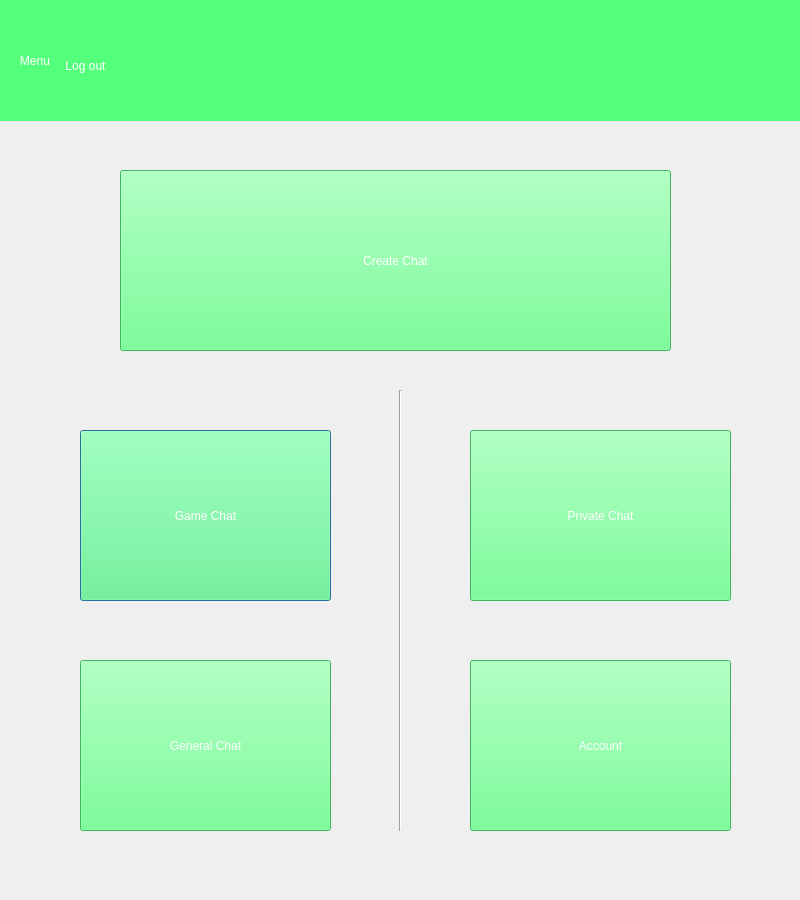
<?xml version="1.0" encoding="UTF-8"?>
<ui version="4.0">
 <class>ChatMenu</class>
 <widget class="QDialog" name="ChatMenu">
  <property name="windowModality">
   <enum>Qt::NonModal</enum>
  </property>
  <property name="geometry">
   <rect>
    <x>0</x>
    <y>0</y>
    <width>800</width>
    <height>900</height>
   </rect>
  </property>
  <property name="focusPolicy">
   <enum>Qt::ClickFocus</enum>
  </property>
  <property name="contextMenuPolicy">
   <enum>Qt::ActionsContextMenu</enum>
  </property>
  <property name="windowTitle">
   <string>Menu</string>
  </property>
  <property name="modal">
   <bool>false</bool>
  </property>
  <widget class="QPushButton" name="pushButton_Create">
   <property name="geometry">
    <rect>
     <x>120</x>
     <y>170</y>
     <width>551</width>
     <height>181</height>
    </rect>
   </property>
   <property name="cursor">
    <cursorShape>PointingHandCursor</cursorShape>
   </property>
   <property name="autoFillBackground">
    <bool>true</bool>
   </property>
   <property name="styleSheet">
    <string notr="true">background-color: rgb(84, 255, 124);
color: rgb(255, 255, 255);</string>
   </property>
   <property name="text">
    <string>Create Chat</string>
   </property>
   <property name="default">
    <bool>false</bool>
   </property>
  </widget>
  <widget class="Line" name="line">
   <property name="geometry">
    <rect>
     <x>390</x>
     <y>390</y>
     <width>20</width>
     <height>441</height>
    </rect>
   </property>
   <property name="orientation">
    <enum>Qt::Vertical</enum>
   </property>
  </widget>
  <widget class="QPushButton" name="pushButton_General">
   <property name="geometry">
    <rect>
     <x>80</x>
     <y>660</y>
     <width>251</width>
     <height>171</height>
    </rect>
   </property>
   <property name="cursor">
    <cursorShape>PointingHandCursor</cursorShape>
   </property>
   <property name="autoFillBackground">
    <bool>true</bool>
   </property>
   <property name="styleSheet">
    <string notr="true">background-color: rgb(84, 255, 124);
color: rgb(255, 255, 255);</string>
   </property>
   <property name="text">
    <string>General Chat</string>
   </property>
   <property name="default">
    <bool>true</bool>
   </property>
  </widget>
  <widget class="QPushButton" name="pushButton_Private">
   <property name="geometry">
    <rect>
     <x>470</x>
     <y>430</y>
     <width>261</width>
     <height>171</height>
    </rect>
   </property>
   <property name="cursor">
    <cursorShape>PointingHandCursor</cursorShape>
   </property>
   <property name="autoFillBackground">
    <bool>true</bool>
   </property>
   <property name="styleSheet">
    <string notr="true">background-color: rgb(84, 255, 124);
color: rgb(255, 255, 255);</string>
   </property>
   <property name="text">
    <string>Private Chat</string>
   </property>
   <property name="default">
    <bool>false</bool>
   </property>
  </widget>
  <widget class="QPushButton" name="pushButton_Game">
   <property name="geometry">
    <rect>
     <x>80</x>
     <y>430</y>
     <width>251</width>
     <height>171</height>
    </rect>
   </property>
   <property name="cursor">
    <cursorShape>PointingHandCursor</cursorShape>
   </property>
   <property name="autoFillBackground">
    <bool>true</bool>
   </property>
   <property name="styleSheet">
    <string notr="true">background-color: rgb(84, 255, 124);
color: rgb(255, 255, 255);</string>
   </property>
   <property name="text">
    <string>Game Chat</string>
   </property>
   <property name="default">
    <bool>true</bool>
   </property>
  </widget>
  <widget class="QPushButton" name="pushButton_MyAccount">
   <property name="geometry">
    <rect>
     <x>470</x>
     <y>660</y>
     <width>261</width>
     <height>171</height>
    </rect>
   </property>
   <property name="cursor">
    <cursorShape>PointingHandCursor</cursorShape>
   </property>
   <property name="autoFillBackground">
    <bool>true</bool>
   </property>
   <property name="styleSheet">
    <string notr="true">background-color: rgb(84, 255, 124);
color: rgb(255, 255, 255);</string>
   </property>
   <property name="text">
    <string>Account</string>
   </property>
   <property name="default">
    <bool>false</bool>
   </property>
  </widget>
  <widget class="QPushButton" name="pushButton_MenuBack">
   <property name="geometry">
    <rect>
     <x>30</x>
     <y>10</y>
     <width>111</width>
     <height>111</height>
    </rect>
   </property>
   <property name="cursor">
    <cursorShape>PointingHandCursor</cursorShape>
   </property>
   <property name="styleSheet">
    <string notr="true">background-color: rgb(84, 255, 124);
color: rgb(255, 255, 255);</string>
   </property>
   <property name="text">
    <string>Log out</string>
   </property>
   <property name="flat">
    <bool>true</bool>
   </property>
  </widget>
  <widget class="QLabel" name="label_3">
   <property name="geometry">
    <rect>
     <x>0</x>
     <y>0</y>
     <width>801</width>
     <height>121</height>
    </rect>
   </property>
   <property name="styleSheet">
    <string notr="true">background-color: rgb(84, 255, 124);
font: 25 italic 55pt &quot;Ubuntu&quot;;
color: rgb(255, 255, 255);</string>
   </property>
   <property name="text">
    <string>      Menu</string>
   </property>
  </widget>
  <zorder>label_3</zorder>
  <zorder>pushButton_Create</zorder>
  <zorder>line</zorder>
  <zorder>pushButton_General</zorder>
  <zorder>pushButton_Private</zorder>
  <zorder>pushButton_Game</zorder>
  <zorder>pushButton_MyAccount</zorder>
  <zorder>pushButton_MenuBack</zorder>
 </widget>
 <resources/>
 <connections/>
</ui>
